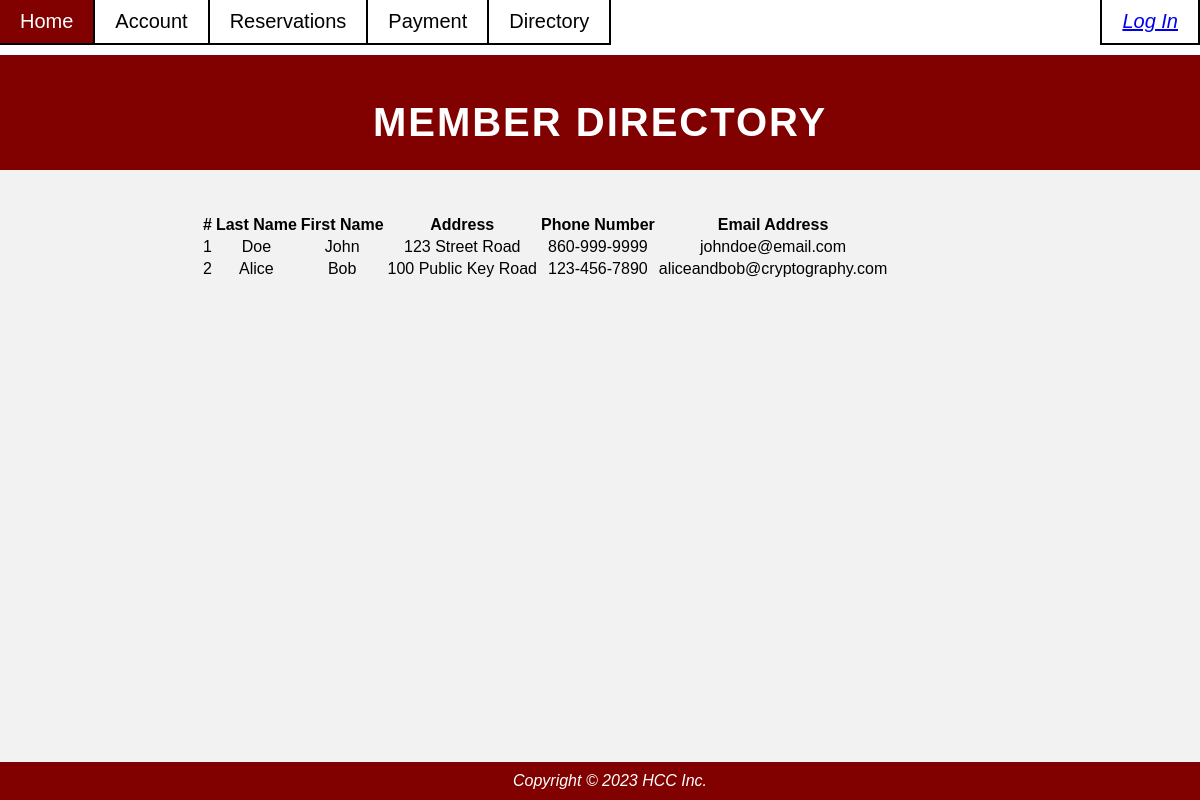
Screenshot of /directory/ with the database file from the repository.
### app/models.py (models this page shows)
class Account(models.Model):
    user_id = models.AutoField(primary_key=True)
    last_name = models.CharField(max_length=100, default="lastname")
    first_name = models.CharField(max_length=100, default="firstname")
    address = models.CharField(max_length=100, default="address")
    phone_number = models.CharField(max_length=100, default="phone")
    email = models.CharField(max_length=100, default="email")
    date_of_birth = models.CharField(max_length=100, default="dob")

### app/views.py (the view)
# urls.py: path("directory/", views.directory_page, name='directory'),
def directory_page(request):
    template_name = 'directory.html'
    accounts = Account.objects.all()
    context = {
        'accounts': accounts
    }
    return render(request, template_name, context)

### templates/directory.html (shortened to what this page needs)
{% extends "base.html" %}
{% block content %}
<!DOCTYPE html>
<html>
<head>
    <link rel="stylesheet" href="../static/css/style.css">
</head>
<body>
	<header style="padding-top: 100px;">
		<h1>Member Directory</h1>
	</header>
	<main>
		<section style="text-align: center";>
			<br>
            <table class="table">
            <thead>
                <tr>
                <th scope="col">#</th>
                <th scope="col">Last Name</th>
                <th scope="col">First Name</th>
                <th scope="col">Address</th>
                <th scope="col">Phone Number</th>
                <th scope="col">Email Address</th>
                </tr>
            </thead>
            <tbody>
                {%for account in accounts%}
                <tr>
                <td>{{account.user_id}}</td>
                <td>{{account.last_name}}</td>
                <td>{{account.first_name}}</td>
                <td>{{account.address}}</td>
                <td>{{account.phone_number}}</td>
                <td>{{account.email}}</td>
                </tr>
                {%endfor%}
            </tbody>
            </table>
            <br>
		</section>
	</main>
	<footer>
		<p>Copyright © 2023 HCC Inc.</p>
	</footer>
</body>
</html>
{% endblock content %}

### static/css/style.css (style rules this page uses)
body { margin: 0; padding: 0; font-family: Arial, sans-serif; background-color: #f2f2f2; }
header { background-color: #810000; color: #fff; padding: 25px; padding-top: 100px; text-align: center; }
h1 { margin: 0; font-size: 40px; letter-spacing: 2px; text-transform: uppercase; }
p { margin: 0; font-size: 18px; font-style: italic; }
main { padding: 25px; max-width: 800px; margin: 0 auto; }
footer { background-color: #810000; color: #fff; padding: 10px; text-align: center; position: fixed; left: 0; bottom: 0; width: 100%; }
footer p { margin: 0; font-size: 16px; }

### rows the page displays
Account: user_id "1", last_name "Doe", first_name "John", address "123 Street Road", phone_number "860-999-9999", email "johndoe@email.com"
Account: user_id "2", last_name "Alice", first_name "Bob", address "100 Public Key Road", phone_number "123-456-7890", email "aliceandbob@cryptography.com"
